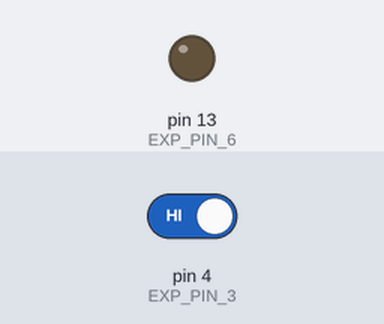
This sketch was run on a simulated Arduino Uno, built with avr-gcc and run on an emulated ATmega328P. On the bench: output pins drawn as LEDs (lit = HIGH). Dashed ring = blinking. Inputs (shaded band) come from the test bench; at power-on: pin 4 (EXP_PIN_3) HIGH.

Above: at 1.2 s.
1.3 s: pin 4 (EXP_PIN_3) driven LOW
At 2.92 s:
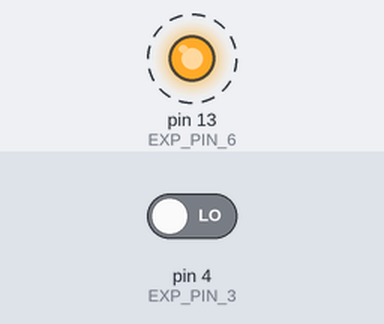
Timing chart, 0 to 6.5 s (numbered marks = the images above; inputs shaded):
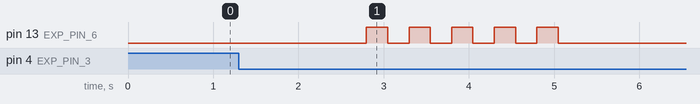

The sketch:

Click_Counter.ino
```cpp
/*------------PIN DECLARATION FOR ESP8266 I/O EXPANSION SHIELD------------
        I/O         ORIGINAL
        Expansion     PIN
        Shield      ESP8266
--------------------------------------------------------------------------*/
#define EXP_PIN_2     0
#define EXP_PIN_3     4  //DIGITAL PUSH BUTTON
#define EXP_PIN_4     5
#define EXP_PIN_5     12
#define EXP_PIN_6     13  //LED MODULE
#define EXP_PIN_7     15
/*------------PIN DECLARATION FOR ESP8266 I/O EXPANSION SHIELD------------*/

#define DEBOUNCE_DELAY 80
#define TOGGLE_EXECUTE_DELAY 1500

unsigned long lastDebounceTime = 0;
unsigned long lastBlinkExecuteDelay = 0;
byte blinkTimes = 0;

void toggleLED(int times) {
  for (int i = 0; i < times; i++) {
    digitalWrite(EXP_PIN_6, !digitalRead(EXP_PIN_6));
    delay(250);
    digitalWrite(EXP_PIN_6, !digitalRead(EXP_PIN_6));
    delay(250);
  }
}

void setup() {
  pinMode(EXP_PIN_6, OUTPUT);
  pinMode(EXP_PIN_3, INPUT);
}

void loop() {
  if (digitalRead(EXP_PIN_3) == LOW) {
    lastDebounceTime = millis();
  }

  if ((millis() - lastDebounceTime) > DEBOUNCE_DELAY) {
    lastDebounceTime = millis();
    lastBlinkExecuteDelay = millis();
    blinkTimes++;
    if (blinkTimes > 5) {
      blinkTimes = 5;
    }
  }

  if ((millis() - lastBlinkExecuteDelay) > TOGGLE_EXECUTE_DELAY) {
    toggleLED(blinkTimes);
    blinkTimes = 0;
    lastBlinkExecuteDelay = millis();
  }
}
```

Measured:
- after the input at 1.3 s, pin 13 (EXP_PIN_6): alternates HIGH for 0.25 s and LOW for 0.25 s, 10 changes in all, then stays LOW, starting after 1.5 s
